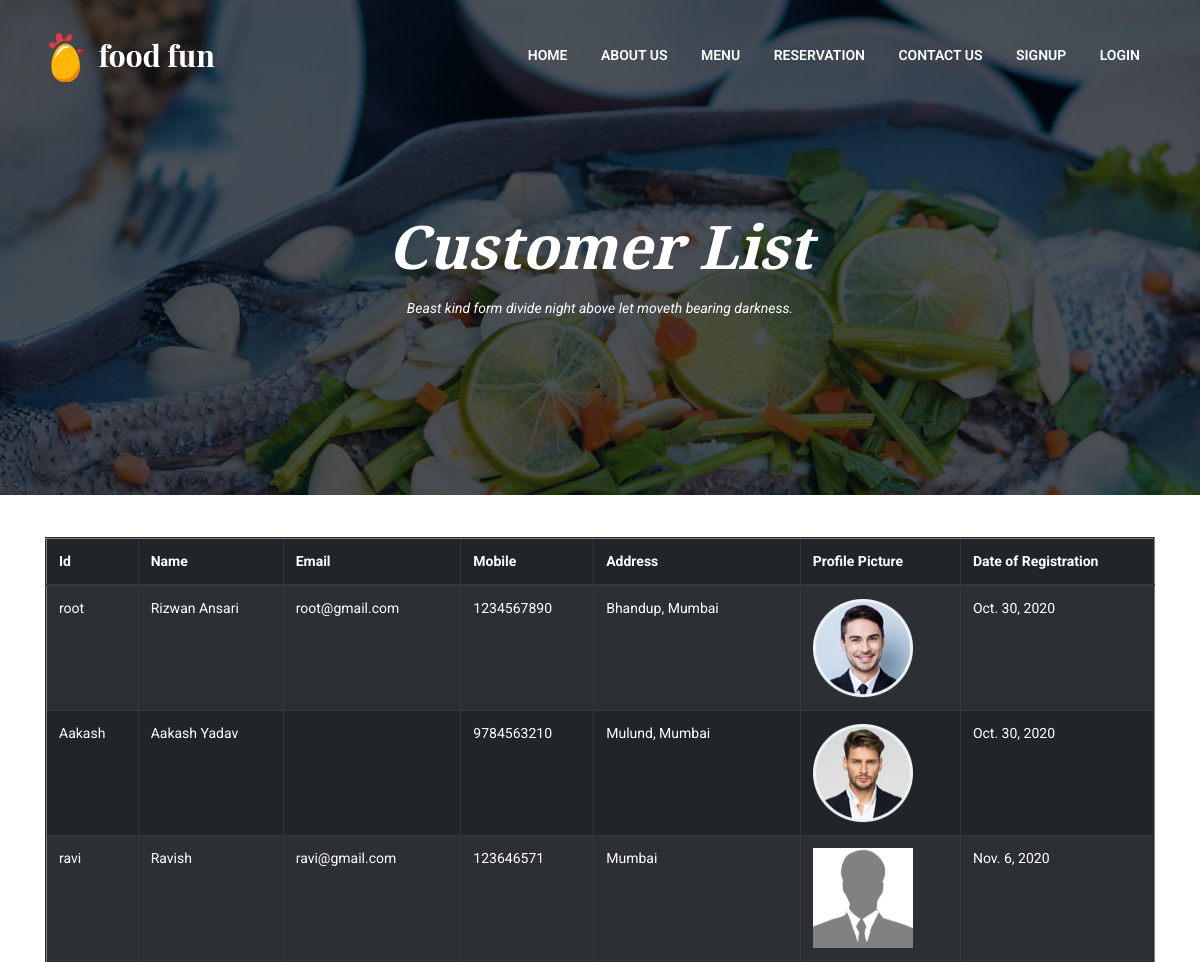
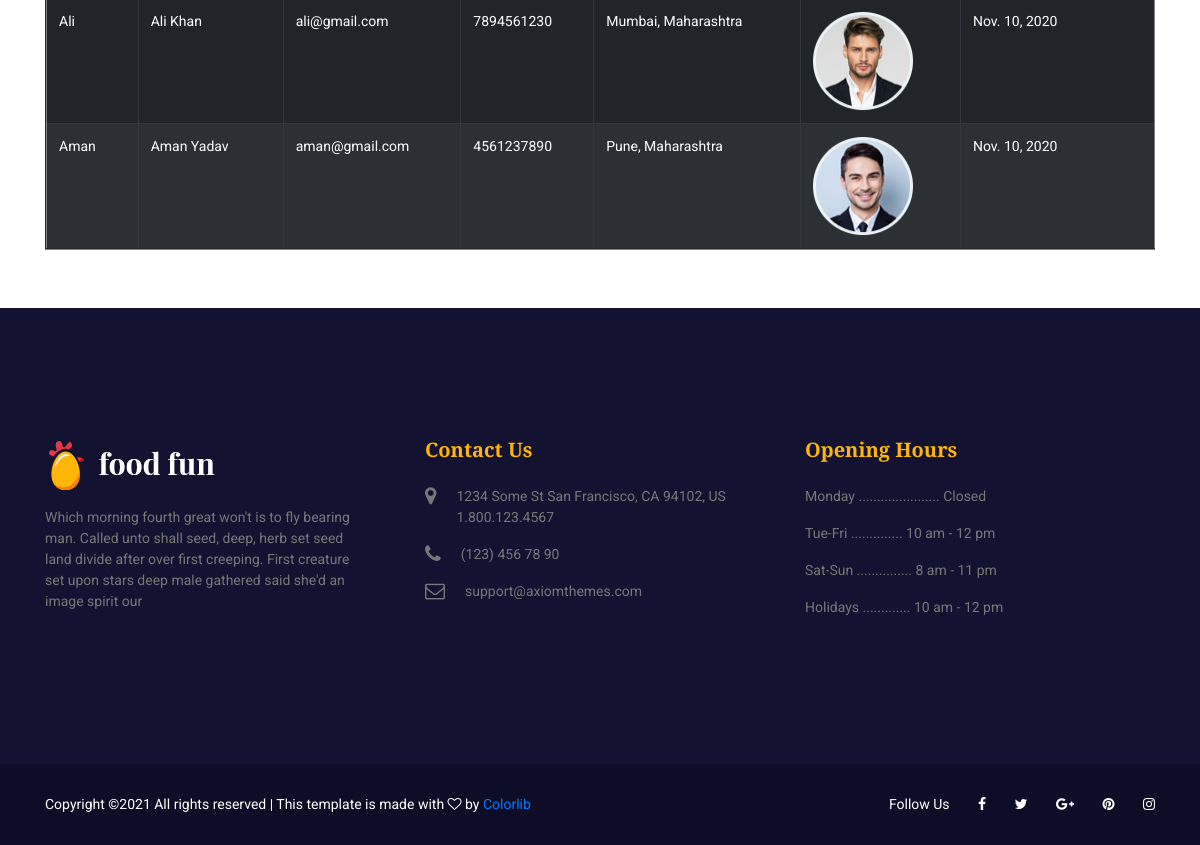
/customerlist/, run on the app's committed database (2 pictures, top to bottom).
### foodapp/models.py (models this page shows)
class Customer(models.Model):
    user = models.OneToOneField(User, on_delete=models.CASCADE)
    name = models.CharField(max_length=50, null=True)
    mobile = models.CharField(max_length=10, null=True, blank=True)
    address = models.CharField(max_length=200, null=True, blank=True)
    proficpic = models.ImageField(upload_to='profile', blank=True, null=True, default='/static/images/de.png')
    date_created = models.DateField(auto_now_add=True, null=True)

### foodapp/views.py (the view)
# urls.py: path('customerlist/', views.customerlist_view),
def customerlist_view(request):
    customer = Customer.objects.all()
    return render(request, 'foodapp/customerlist.html', {'customer': customer})

### templates/foodapp/customerlist.html
<!DOCTYPE html>
{% extends 'foodapp/base.html' %}
{% load static %}
{% block body_block %}
    <section class="banner-area banner-area2 menu-bg text-center">
        <div class="container">
            <div class="row">
                <div class="col-lg-12">
                    <h1><i>Customer List</i></h1>
                    <p class="pt-2"><i>Beast kind form divide night above let moveth bearing darkness.</i></p>
                </div>
            </div>
        </div>
    </section>
    <br><br>
    <div class="container">
        <table class="table table-striped table-dark" border="2px">
          <thead>
            <tr>
                <th scope="col">Id</th>
                <th scope="col">Name</th>
                <th scope="col">Email</th>
                <th scope="col">Mobile</th>
                <th scope="col">Address</th>
                <th scope="col">Profile Picture</th>
                <th scope="col">Date of Registration</th>
            </tr>
          </thead>
            <tbody>
                {% for c in customer %}
                <tr>
                    <td>{{c.user}}</td>
                    <td>{{c.name}}</td>
                    <td>{{c.user.email}}</td>
                    <td>{{c.mobile}}</td>
                    <td>{{c.address}}</td>
                    {% if c.proficpic %}
                    <td><img src="{{c.proficpic.url}}" height="100px" width="100px"></td>
                    {% endif %}
                    <td>{{c.date_created}}</td>
                </tr>
                {% endfor %}
            </tbody>
        </table>
    </div>
<br><br>
{% endblock %}

### static/css/style.css (style rules this page uses)
body { color:#777;font-family:"Roboto",sans-serif;font-size:14px;font-weight:400 }
h1 { color:#fff;font-family:"Playfair Display",serif;font-size:60px !important;font-weight:700;font-style:italic }
.banner-area { padding:400px 0 350px;background-color:#b0b0b0;background-image:url("../images/banner-bg.jpg");background-repeat:no-repeat;background-position:center;background-size:cover;position:relative }
.banner-area2 { padding:210px 0 160px;background-image:url("../images/about-bg.jpg");position:relative;z-index:1 }
.banner-area2:after { content:'';position:absolute;top:0;left:0;width:100%;height:100%;background:rgba(1,7,16,0.7);z-index:-1 }
.banner-area2 p { color:#fff }
.menu-bg { background-image:url("../images/menu-bg.jpg") }
h1 { font-size:36px }

### data on the page
Customer: user "root", name "Rizwan Ansari", user.email "root@gmail.com", mobile "1234567890", address "Bhandup, Mumbai", proficpic (picture), date_created "Oct. 30, 2020"
Customer: user "Aakash", name "Aakash Yadav", mobile "9784563210", address "Mulund, Mumbai", proficpic (picture), date_created "Oct. 30, 2020"
Customer: user "ravi", name "Ravish", user.email "ravi@gmail.com", mobile "123646571", address "Mumbai", proficpic (picture), date_created "Nov. 6, 2020"
Customer: user "Ali", name "Ali Khan", user.email "ali@gmail.com", mobile "7894561230", address "Mumbai, Maharashtra", proficpic (picture), date_created "Nov. 10, 2020"
Customer: user "Aman", name "Aman Yadav", user.email "aman@gmail.com", mobile "4561237890", address "Pune, Maharashtra", proficpic (picture), date_created "Nov. 10, 2020"
